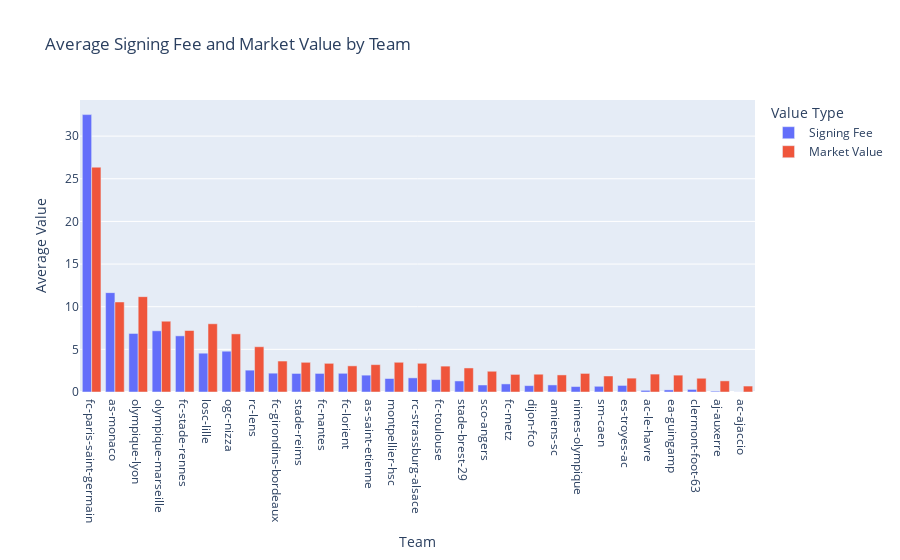

The notebook cell saved with this chart:
### Markdown cell above
## Team Analysis

### Code cell
plots.valuation_plot('team')

### Figure 1 — Plotly figure (JSON) as saved in the notebook; plotly's stock layout.template omitted (floating-point values rounded to 4 significant figures)
{"data": [{"name": "Signing Fee", "type": "bar", "x": ["fc-paris-saint-germain", "as-monaco", "olympique-marseille", "olympique-lyon", "fc-stade-rennes", "ogc-nizza", "losc-lille", "rc-lens", "fc-girondins-bordeaux", "fc-lorient", "fc-nantes", "stade-reims", "as-saint-etienne", "rc-strassburg-alsace", "montpellier-hsc", "fc-toulouse", "stade-brest-29", "fc-metz", "amiens-sc", "sco-angers", "es-troyes-ac", "dijon-fco", "sm-caen", "nimes-olympique", "clermont-foot-63", "ea-guingamp", "ac-le-havre", "aj-auxerre", "ac-ajaccio"], "xaxis": "x", "y": [32.52, 11.65, 7.174, 6.863, 6.583, 4.782, 4.549, 2.562, 2.207, 2.192, 2.179, 2.174, 1.975, 1.658, 1.582, 1.455, 1.295, 0.9482, 0.8286, 0.8221, 0.77, 0.7477, 0.6696, 0.6384, 0.3022, 0.2471, 0.1933, 0.09783, 0.01304], "yaxis": "y"}, {"name": "Market Value", "type": "bar", "x": ["fc-paris-saint-germain", "as-monaco", "olympique-marseille", "olympique-lyon", "fc-stade-rennes", "ogc-nizza", "losc-lille", "rc-lens", "fc-girondins-bordeaux", "fc-lorient", "fc-nantes", "stade-reims", "as-saint-etienne", "rc-strassburg-alsace", "montpellier-hsc", "fc-toulouse", "stade-brest-29", "fc-metz", "amiens-sc", "sco-angers", "es-troyes-ac", "dijon-fco", "sm-caen", "nimes-olympique", "clermont-foot-63", "ea-guingamp", "ac-le-havre", "aj-auxerre", "ac-ajaccio"], "xaxis": "x", "y": [26.36, 10.55, 8.298, 11.18, 7.209, 6.815, 8.0, 5.307, 3.63, 3.064, 3.361, 3.481, 3.208, 3.366, 3.486, 3.035, 2.818, 2.063, 2.003, 2.431, 1.625, 2.084, 1.877, 2.178, 1.611, 1.977, 2.1, 1.305, 0.6975], "yaxis": "y"}], "layout": {"barmode": "group", "legend": {"title": {"text": "Value Type"}}, "title": {"text": "Average Signing Fee and Market Value by Team"}, "xaxis": {"anchor": "y", "categoryorder": "total descending", "domain": [0, 1], "title": {"text": "Team"}}, "yaxis": {"anchor": "x", "domain": [0, 1], "title": {"text": "Average Value"}}}}
